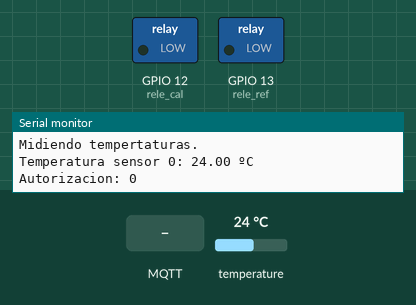
Bench run of a program on a simulated ESP8266 (NodeMCU). Parts: switched loads named in the program (green lamp = pin HIGH), the last lines printed to the serial monitor. Inputs (shaded band) come from the test bench; at power-on: temperature 24 °C. WiFi joins after 1.5 s; servers stay silent unless stated; random numbers use the default seed unless the program sets one; no MQTT or app messages arrive unless stated.

Above: at 2.7 s.
2.8 s: MQTT message "2" arrives on the first subscribed topic
At 4.2 s:
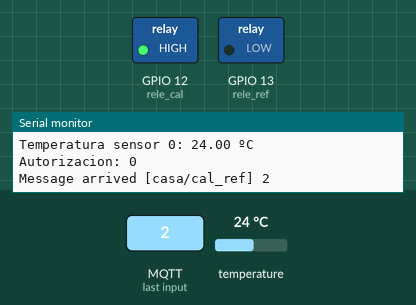
8.5 s: MQTT message "on" arrives on the first subscribed topic
12.3 s: MQTT message "off" arrives on the first subscribed topic
Timing chart, 0 to 15.3 s (numbered marks = the images above; inputs shaded):
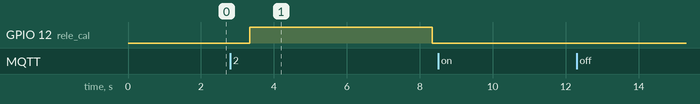

The program:

main.cpp
```cpp
//==================================================================//
//                                                                  //
//                                                                  //
//                                                                  //
//                                                                  //
//==================================================================//


//LIBRERIAS----------------------------------------------------------
#include <ESP8266WiFi.h>
#include <PubSubClient.h>
#include <OneWire.h>
#include <DallasTemperature.h>

// Datos de la red
const char* ssid = "MiRED";  // WRTred
const char* password = "electronica"; // electronica
const char* mqtt_server = "192.168.31.130";  // 192.168.1.130

// Sonda DS18B20
const int pinSonda = 5;
OneWire oneWireSonda(pinSonda);
DallasTemperature sensorDS18B20(&oneWireSonda);
float temperatura;
int t_min = 20;
int t_nom = 23;
int t_max = 26;
int estado_cal = 0;
int estado_ref = 0;
int t_act = 10000;
int tiempo = 0;

// Cliente WiFi en MQTT
const char* mqtt_user = "hassbian-mqtt";
const char* mqtt_pswd = "electronica";
String mqttID="cal_ref";
WiFiClient espClient;
PubSubClient client(espClient);
const char* topic="casa/cal_ref";
const char* topic_temperatura="casa/salon/temperatura";
char msg[10];
int autorizacion = 0;
int rele_cal = 12;
int rele_ref = 13;

//--------------------------------------------
//                FUNCIONES
//--------------------------------------------
// Conexión WiFi------------------------------
void setup_wifi() {
  delay(10);
  // Texto que indica que está conectando
  Serial.println();
  Serial.print("Connecting to ");
  Serial.println(ssid);

  WiFi.begin(ssid, password);

  //Espera a conexión
  while (WiFi.status() != WL_CONNECTED) {
    delay(500);
    Serial.print(".");
  }

  // Texto que indica que se ha establecido conexió
  Serial.println("");
  Serial.println("WiFi connected");
  Serial.println("IP address: ");
  Serial.println(WiFi.localIP());
}

// Función de recepción de menajes del broker MQTT
void callback(char* topic, byte* payload, unsigned int length) {
  Serial.print("Message arrived [");
  Serial.print(topic);
  Serial.print("] ");
  for (int i = 0; i < length; i++) {
    Serial.print((char)payload[i]);
  }
  Serial.println();

  switch ((char)payload[0]) {
    case '0':
        // No autorizado a funcionar si se recibe un 0
        autorizacion = 0;
        break;
    case '1':
        // Autorizado a funcionar si se recibe un 1
        autorizacion = 1;
        break;
    case '2':
        // No autorizado a funcionar si se recibe un 2
        // Activa calefacción durante 5 seg.
        autorizacion = 0;
        digitalWrite(rele_cal,HIGH);
        delay(5000);
        digitalWrite(rele_cal,LOW);
        break;
  }
}

// Función de conexión a broker MQTT----------
void reconnect() {
  // Espera hasta conexión con broker MQTT
  while (!client.connected()) {
    Serial.print("Attempting MQTT connection...");
    // Creación de ID aleatorio
    String clientId = mqttID + " :";
    clientId += String(random(0xffff), HEX);
    // Intento de conexión
    if (client.connect(clientId.c_str(),mqtt_user,mqtt_pswd)) {
      Serial.println("connected");
      // Conectado, suscribirse
      client.subscribe(topic);
    } else {
      Serial.print("failed, rc=");
      Serial.print(client.state());
      Serial.println(" try again in 5 seconds");
      // Espera 5 segundos antes del reintento
      delay(5000);
    }
  }
}

void setup() {
  pinMode(rele_cal, OUTPUT);
  pinMode(rele_ref, OUTPUT);
  Serial.begin(115200);
  sensorDS18B20.begin();
  setup_wifi();                     // Conexión a la red WiFi
  client.setServer(mqtt_server, 1883);// establece el servidor MQTT
  client.setCallback(callback);     // Suscripción a un topic
}

void loop() {
  if (!client.connected()) {
    reconnect();    //Conexión como cliente MQTT
  }
  client.loop();
  // Lectura temperatura sonda
  Serial.println("Midiendo tempertaturas.");
  sensorDS18B20.requestTemperatures();
  temperatura = sensorDS18B20.getTempCByIndex(0);
  Serial.print("Temperatura sensor 0: ");
  Serial.print(temperatura);
  Serial.println(" ºC");
  Serial.print("Autorizacion: ");
  Serial.println(autorizacion);

  // Publicación de temperatura cada 10 seg.
  if(millis()-tiempo>=t_act){
    snprintf (msg, 10, "%f", temperatura);
    client.publish(topic_temperatura,msg);
    tiempo=millis();
    Serial.println("Temperatura publicada por MQTT");
  }

  // Control de calefacción y refrigeración según Tª
  if(temperatura>26 && estado_ref==0 && autorizacion==1){
      estado_ref = 1;
      digitalWrite(rele_ref,HIGH);
  }
  else if(temperatura<23 && estado_ref==1){
      estado_ref = 0;
      digitalWrite(rele_ref,LOW);
  }
  else if(temperatura<20 && estado_cal==0 && autorizacion==1){
      estado_cal = 1;
      digitalWrite(rele_cal,HIGH);
  }
  else if(temperatura>23 && estado_cal==1){
      estado_cal = 0;
      digitalWrite(rele_cal,LOW);
  }
  else if(autorizacion==0 &&(estado_cal==1 || estado_ref==1)){
      digitalWrite(rele_cal,LOW);
      digitalWrite(rele_ref,LOW);
      estado_ref = 0;
      estado_cal = 0;
  }

  delay(1000);
}
```

Measured:
- after the input at 2.8 s, GPIO 12 (rele_cal): LOW → HIGH after 0.54 s, → LOW 5.0 s later
